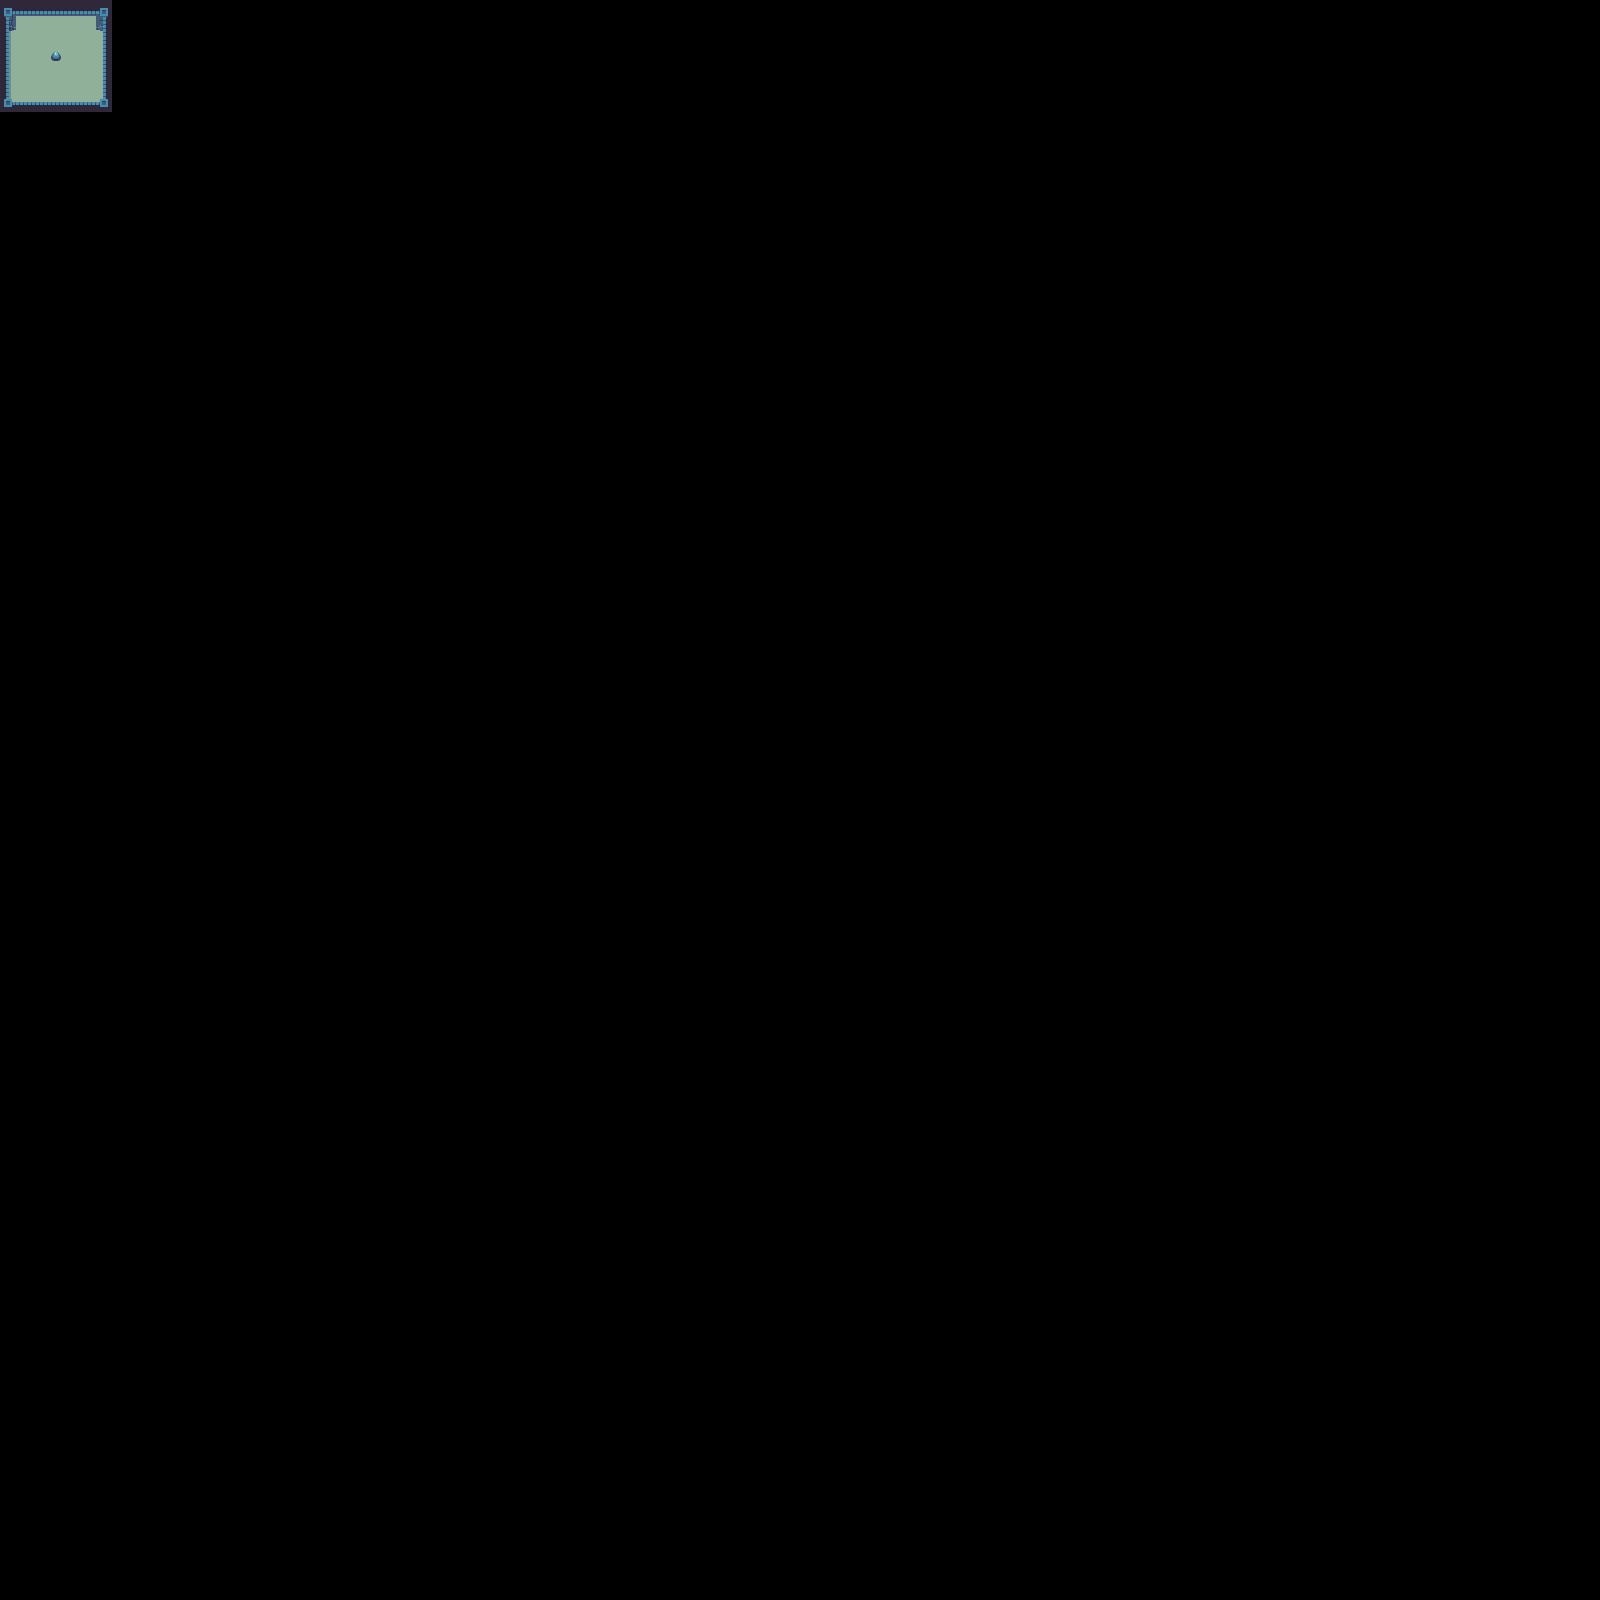

A level layout from a 2D game, rendered from its tile map. Below: a short description, then the map file with tile-grid data replaced by summaries:
An orthogonal 100x100 tile map with 16x16 px tiles, 3 tile layers (ground, spawns, walls).

<map version="1.0" tiledversion="1.1.4" orientation="orthogonal" renderorder="right-down" width="100" height="100" tilewidth="16" tileheight="16" infinite="0" nextobjectid="1">
 <tileset firstgid="1" source="dungeon_sheet.tsx" />
 <layer name="ground" width="100" height="100">
  <data>[10000 cells, 49 non-empty, 1 distinct tile ids]</data>
 </layer>
 <layer name="spawns" width="100" height="100">
  <data>[10000 cells, 1 non-empty, 1 distinct tile ids]</data>
 </layer>
 <layer name="walls" width="100" height="100">
  <data>[10000 cells, 24 non-empty, 10 distinct tile ids]</data>
 </layer>
</map>
